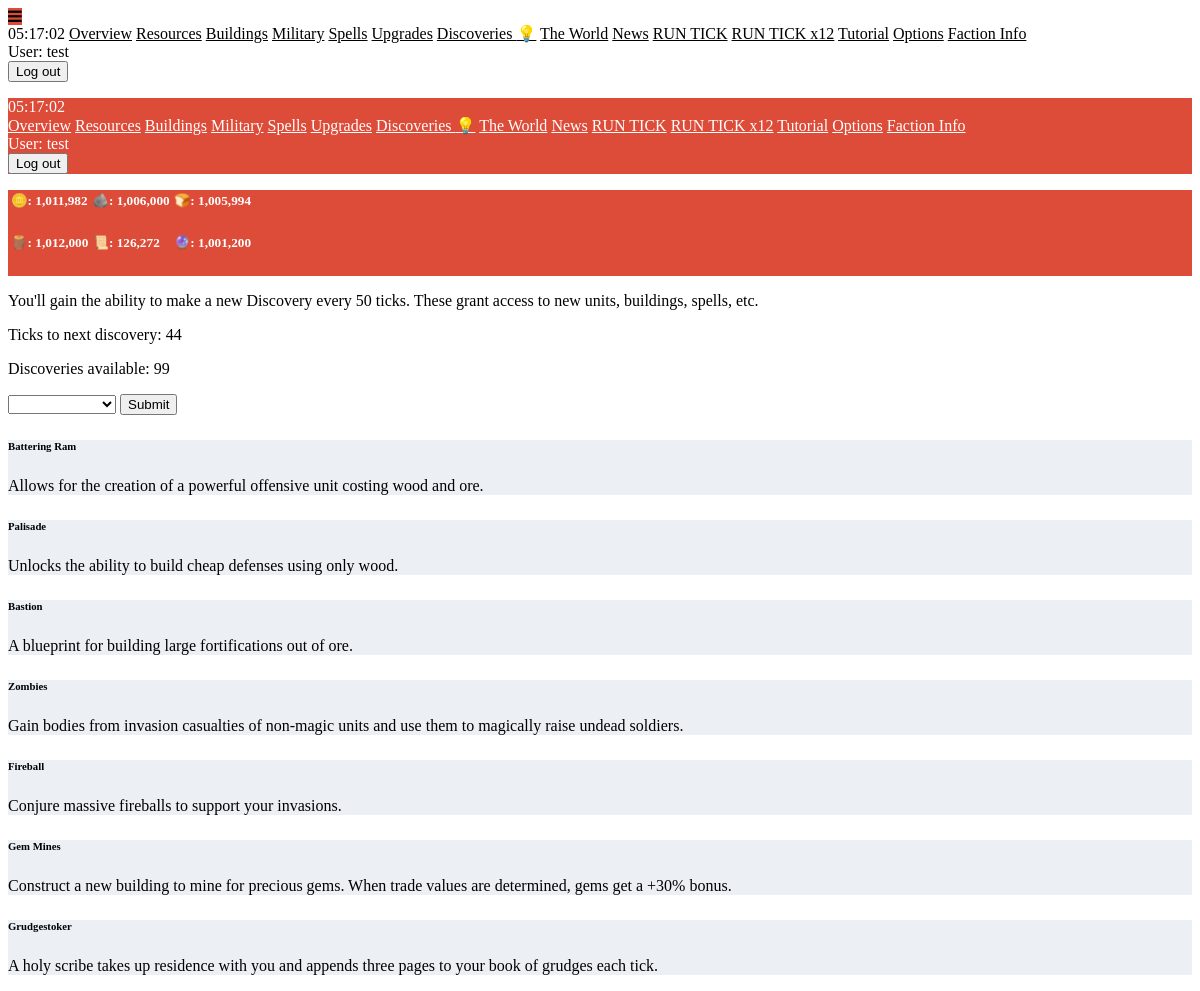
/discoveries (signed in), run on an earlier commit of the app's database.
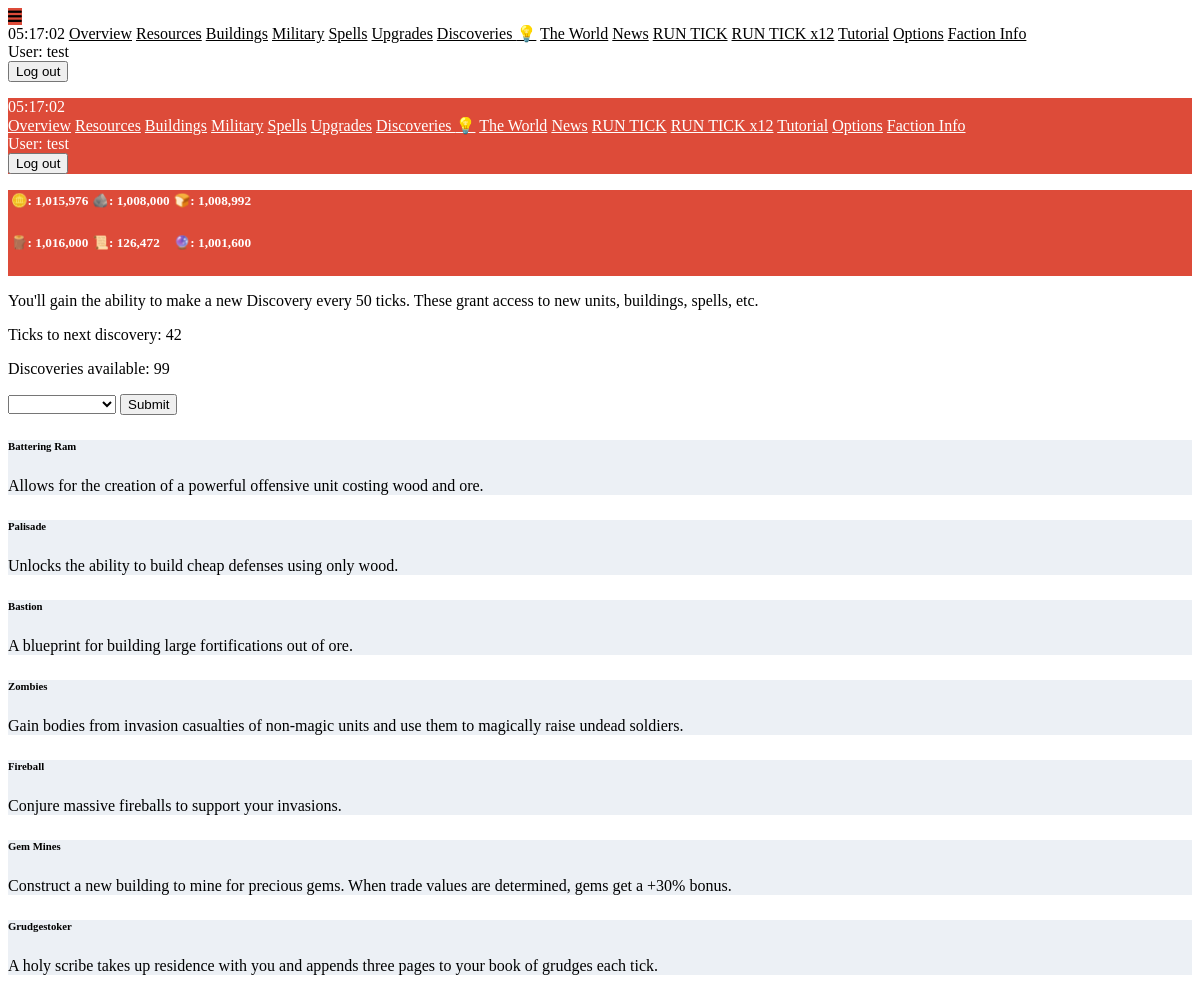
And on a later commit of the database.
### maingame/models.py (models this page shows, shortened)
class Player(models.Model):
    associated_user = models.OneToOneField(User, on_delete=models.CASCADE, null=True, blank=True, unique=True)
    name = models.CharField(max_length=50, null=True, blank=True, unique=True)
    timezone = models.CharField(max_length=50, default="UTC")
    is_starving = models.BooleanField(default=False)
    has_unread_events = models.BooleanField(default=False)
    protection_ticks_remaining = models.IntegerField(default=72)
    complacency = models.IntegerField(default=0)
    has_tick_units = models.BooleanField(default=False)
    show_tutorials = models.BooleanField(default=True)
    theme = models.CharField(max_length=50, null=True, blank=True, default="ODA")
    is_abandoned = models.BooleanField(default=False)
    use_am_pm = models.BooleanField(default=True)
    acres = models.IntegerField(default=100)
    incoming_acres_dict = models.JSONField(default=dict, blank=True)
    primary_resource_name = models.CharField(max_length=50, null=True, blank=True)
    primary_resource_per_acre = models.IntegerField(default=0)
    building_primary_resource_name = models.CharField(max_length=50, null=True, blank=True)
    building_secondary_resource_name = models.CharField(max_length=50, null=True, blank=True)
    building_primary_cost_per_acre = models.IntegerField(default=100)
    building_secondary_cost_per_acre = models.IntegerField(default=10)
    upgrade_cost = models.IntegerField(default=300)
    upgrade_exponent = models.FloatField(default=1.03, null=True, blank=True)
    perk_dict = models.JSONField(default=dict, blank=True)
    faction_name = models.CharField(max_length=50, null=True, blank=True)
    discovery_points = models.IntegerField(default=0)
    available_discoveries = models.JSONField(default=list, blank=True)
    learned_discoveries = models.JSONField(default=list, blank=True)
    last_sold_resource_name = models.CharField(max_length=50, null=True, blank=True)
    last_bought_resource_name = models.CharField(max_length=50, null=True, blank=True)
    @property
    def barren_acres(self):
        barren_acres = self.acres
        for building in Building.objects.filter(ruler=self):
            barren_acres -= building.quantity
        return barren_acres
    @property
    def header_rows(self):
        iterator = -1
        row_number = 0
        header_rows = {}
        for resource in Resource.objects.filter(ruler=self):
            iterator += 1
            if iterator % math.ceil(Resource.objects.filter(ruler=self).count() / 2) == 0:
                row_number += 1
                header_rows[str(row_number)] = []
            readout = f"{resource.icon}: {int(resource.quantity):,}"
            tooltip = resource.name
            header_rows[str(row_number)].append({
                "readout": readout,
                "tooltip": tooltip
            })
        return header_rows
    @property
    def ticks_to_next_discovery(self):
        return max(0, 50 - self.discovery_points % 50)
    @property
    def discoveries_to_make(self):
        return int(self.discovery_points / 50)

### maingame/views.py (the view)
# urls.py: path("discoveries", views.discoveries, name="discoveries"),
@login_required
def discoveries(request):
    try:
        player = Player.objects.get(associated_user=request.user)
    except:
        return redirect("register")
    available_discoveries = []
    for discovery_name in player.available_discoveries:
        available_discoveries.append(Discovery.objects.get(name=discovery_name))
    context = {
        "available_discoveries": available_discoveries,
    }
    return render(request, "maingame/discoveries.html", context)

### maingame/context_processors/context_processors.py (called while the page is built)
def player_context_processor(request):
    active_player = None
    if request.user.is_authenticated:
        active_player = Player.objects.filter(associated_user=request.user).first()
    return {
        "active_player": active_player,
        "round": Round.objects.first(),
    }

### maingame/templates/maingame/discoveries.html (shortened to what this page needs)
{% extends "base.html" %}
{% load humanize %}
{% block content %}
<div>
    {% if active_player.show_tutorials %}
    <p>
        You'll gain the ability to make a new Discovery every 50 ticks. These grant access to new units, buildings, spells, etc.
    </p>
    {% endif %}
    <p>Ticks to next discovery: {{ active_player.ticks_to_next_discovery }}</p>
    <p>Discoveries available: {{ active_player.discoveries_to_make }}</p>
    <form action="{% url 'submit_discovery' %}" method="post" class="">
        <div class="u-center u-flex u-gap-4 mt-2" style="width: fit-content">
            <select name="discovery_name" class="w-32 h-6 u-center">
                <option selected></option>
                {% for discovery in available_discoveries %}
                <option value="{{ discovery.name }}">{{ discovery.name }}</option>
                {% endfor %}
            </select>
            <button class="btn-light w-16 h-6 p-0 u-center" type="submit" {% if active_player.discoveries_to_make < 1 %}disabled{% endif %}>
                <span class="font-bold">Submit</span>
            </button>
        </div>
    </form>
    <div class="u-flex u-flex-wrap u-gap-2">
        {% for discovery in available_discoveries %}
        <div class="card card_colors p-1 w-48">
            <h6>{{ discovery.name }}</h6>
            <p>{{ discovery.description }}</p>
        </div>
        {% endfor %}
    </div>
</div>
{% endblock %}

What changed in the data, as far as the page shows it:
changed Player: ticks_to_next_discovery "44" → "42"
Also different on the page:
list line gone: "🪙: 1,011,982 🪨: 1,006,000 🍞: 1,005,994"
new list line: "🪙: 1,015,976 🪨: 1,008,000 🍞: 1,008,992"
list line gone: "🪵: 1,012,000 📜: 126,272 🔮: 1,001,200"
new list line: "🪵: 1,016,000 📜: 126,472 🔮: 1,001,600"
